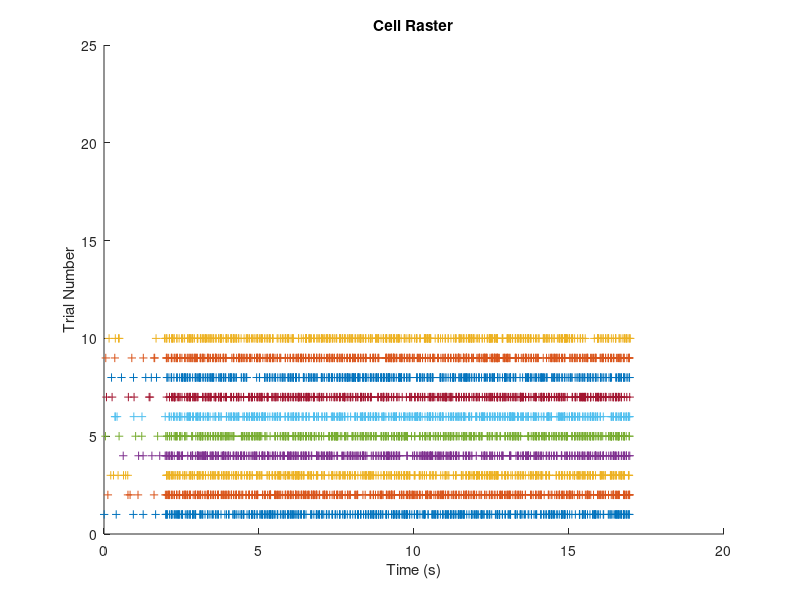
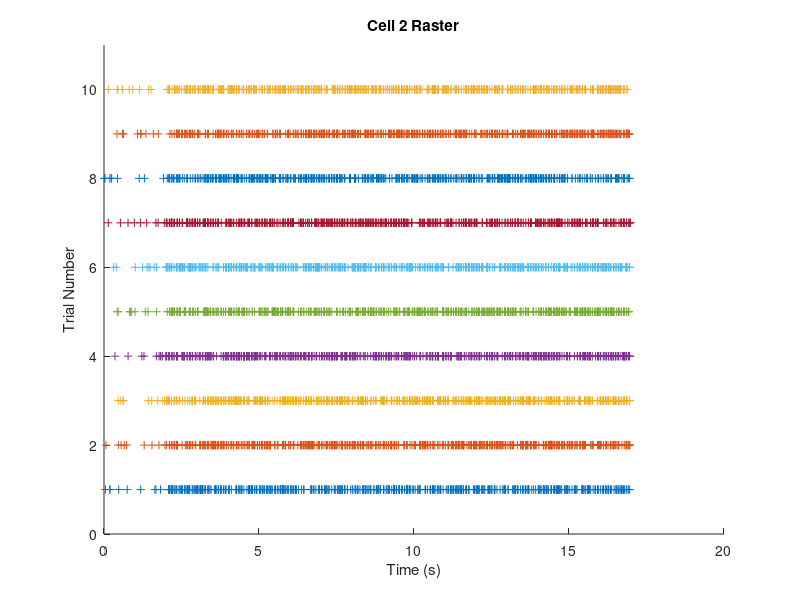
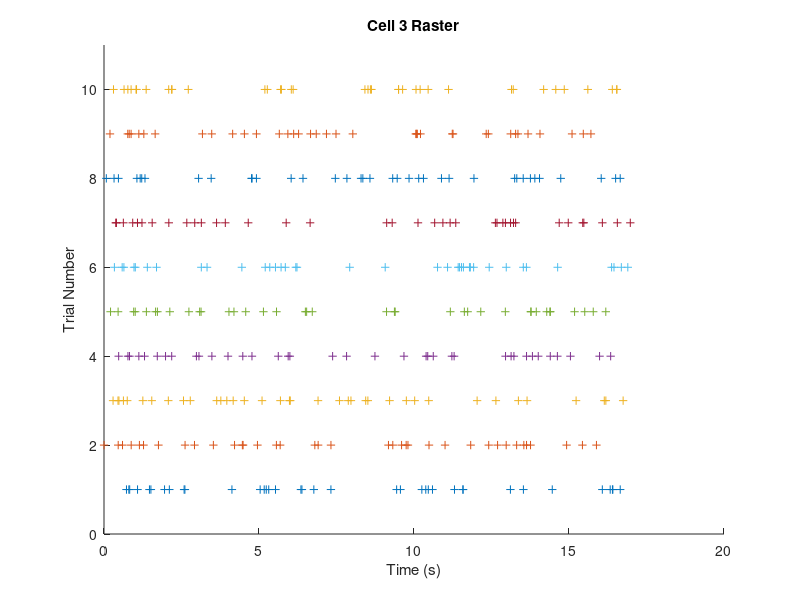
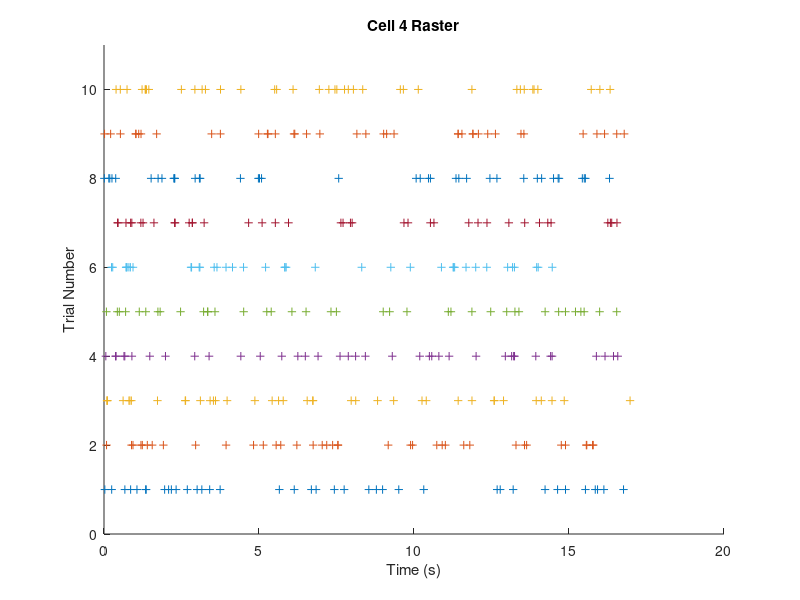

These figures' MATLAB source, in order: (Note: this script raises an error after producing the figures.)
%% Walt Tatera 

load('data1.mat');

%% Problem 1
%Cell 1 Raster
figure(1);
hold on;
for i = 1:numel(cell_1(:,1))
    plot(cell_1(i, :), ones(1, numel(cell_1(1, :))) * i, "+");
end
ylim([0 25]);
title('Cell Raster');
ylabel('Trial Number');
xlabel('Time (s)');

%Cell 2 Raster
figure(2);
hold on;
for i = 1:numel(cell_2(:,1))
    plot(cell_2(i, :), ones(1, numel(cell_2(1, :))) * i, "+");
end
ylim([0 11]);
title('Cell 2 Raster');
ylabel('Trial Number');
xlabel('Time (s)');

%Cell 3 Raster
figure(3);
hold on;
for i = 1:numel(cell_3(:,1))
    plot(cell_3(i, :), ones(1, numel(cell_3(1, :))) * i, "+");
end
ylim([0 11]);
title('Cell 3 Raster');
ylabel('Trial Number');
xlabel('Time (s)');

%Cell 4 Raster
figure(4);
hold on;
for i = 1:numel(cell_4(:,1))
    plot(cell_4(i, :), ones(1, numel(cell_4(1, :))) * i, "+");
end
ylim([0 11]);
title('Cell 4 Raster');
ylabel('Trial Number');
xlabel('Time (s)');

%% Problem 2

cell1_less2 = find(cell_1(1,:) < 2);
cell1_avgLess = mean(cell_1(cell1_less2(1), cell1_less2(end)));
cell1_greater2 = find(cell_1(1,:) > 2);
cell1_avgGreater = mean(cell_1(cell1_greater2(1), cell1_greater2(end)));

cell2_less2 = find(cell_2(1,:) < 2);
cell2_avgLess = mean(cell_2(cell2_less2(1), cell2_less2(end)));
cell2_greater2 = find(cell_2(1,:) > 2);
cell2_avgGreater = mean(cell_2(cell2_greater2(1), cell2_greater2(end)));

cell3_less2 = find(cell_3(1,:) < 2);
cell3_avgLess = mean(cell_3(cell3_less2(1), cell3_less2(end)));
cell3_greater2 = find(cell_3(1,:) > 2);
cell3_avgGreater = mean(cell_3(cell3_greater2(1), cell3_greater2(end)));

cell4_less2 = find(cell_4(1,:) < 2);
cell4_avgLess = mean(cell_4(cell4_less2(1), cell4_less2(end)));
cell4_greater2 = find(cell_4(1,:) > 2);
cell4_avgGreater = mean(cell_4(cell4_greater2(1), cell4_greater2(end)));

prob2 = [cell1_avgLess, cell1_avgGreater;...
    cell2_avgLess, cell2_avgGreater;...
    cell3_avgLess, cell3_avgGreater;...
    cell4_avgLess, cell4_avgGreater;]

%% Problem 3

figure(5)
histogram(diff(cell_1, 1, 2), 2500)
title('Cell 1 Interspike Histogram')
xlabel('Difference between sequential spikes (s)')
ylabel('Frequency')
figure(6)
histogram(diff(cell_3, 1, 2), 2500)
title('Cell 3 Interspike Histogram')
xlabel('Difference between sequential spikes (s)')
ylabel('Frequency')

%% Problem 4
% Peri Graph Cell 2(200 ms)
peri_cell_2_1 = [];
for i = 1:85
    foundIndx = find(cell_2 >= (0.2 * (i - 1)) & cell_2 < (0.2 * i));
    peri_cell_2_1 = [peri_cell_2_1, length(foundIndx)];
end
p = (1/.2)*(1/10);
peri_cell_2_1 * p;
figure(7)
bar(peri_cell_2_1)
title('Cell 2 PSTH (200ms)')

% Peri Graph Cell 2(50 ms)
peri_cell_2_2 = [];
for i = 1:340
    foundIndx = find(cell_2 >= (0.05 * (i - 1)) & cell_2 < (0.05 * i));
    peri_cell_2_2 = [peri_cell_2_2, length(foundIndx)];
end
p = (1/.05)*(1/10);
peri_cell_2_2 * p;
figure(8)
bar(peri_cell_2_2)
title('Cell 2 PSTH (50ms)')

% Peri Graph Cell 4(200 ms)
peri_cell_4_1 = [];
for i = 1:85
    foundIndx = find(cell_4 >= (0.2 * (i - 1)) & cell_4 < (0.2 * i));
    peri_cell_4_1 = [peri_cell_4_1, length(foundIndx)];
end
p = (1/.2)*(1/10);
peri_cell_4_1 * p;
figure(9)
bar(peri_cell_4_1)
title('Cell 4 PSTH (200ms)')

% Peri Graph Cell 4(50 ms)
peri_cell_4_2 = [];
for i = 1:340
    foundIndx = find(cell_4 >= (0.05 * (i - 1)) & cell_4 < (0.05 * i));
    peri_cell_4_2 = [peri_cell_4_2, length(foundIndx)];
end
p = (1/.05)*(1/10);
peri_cell_4_2 * p;
figure(10)
bar(peri_cell_4_2)
title('Cell 4 PSTH (50ms)')

%% Problem 5
% Cell 1 AutoCorrelation 50 ms
bin50hist = [];
for i = 1:10
    [binC50 edge] = histcounts(cell_1(i,:), 340);
    bin50hist = [bin50hist binC50];
end
figure(11)
bar(xcov(bin50hist, 'coeff'));
title('Autocorrelation 50ms Cell 1');

% Cell 1 AutoCorrelation 200 ms
bin200hist = [];
for i = 1:10
    [binC200 edge] = histcounts(cell_1(i,:), 85);
    bin200hist = [bin200hist binC200];
end
figure(12)
bar(xcov(bin200hist, 'coeff'));
title('Autocorrelation 200ms Cell 1');

% Cell 1 AutoCorrelation 50 ms
bin50hist = [];
for i = 1:10
    [binC50 edge] = histcounts(cell_3(i,:), 340);
    bin50hist = [bin50hist binC50];
end
figure(13)
bar(xcov(bin50hist, 'coeff'));
title('Autocorrelation 50ms Cell 3');

% Cell 1 AutoCorrelation 200 ms
bin200hist = [];
for i = 1:10
    [binC200 edge] = histcounts(cell_3(i,:), 85);
    bin200hist = [bin200hist binC200];
end
figure(14)
bar(xcov(bin200hist, 'coeff'));
title('Autocorrelation 200ms Cell 3');

%% Problem 6
% Cell 1 & 3 Cross Correlation 50 ms
bin50hist1 = [];
bin50hist2 = [];
for i = 1:10
    [binC501 edge] = histcounts(cell_1(i,:), 340);
    [binC502 edge] = histcounts(cell_3(i,:), 340);
    bin50hist1 = [bin50hist1 binC501];
    bin50hist2 = [bin50hist2 binC502];
end
figure(15)
bar(xcov(bin50hist1, bin50hist2, 'coeff'));
title('crosscorrelation 50ms Cell 1 & 3');

%% Problem 7
% Cell 1 & 2 cross correlation
bin50hist1 = [];
bin50hist2 = [];
for i = 1:10
    [binC501 edge] = histcounts(cell_1(i,:), 340);
    [binC502 edge] = histcounts(cell_2(i,:), 340);
    bin50hist1 = [bin50hist1 binC501];
    bin50hist2 = [bin50hist2 binC502];
end
figure(16)
bar(xcov(bin50hist1, bin50hist2, 'coeff'));
title('crosscorrelation 50ms Cell 1 & 2');

% Cell 3 & 4 cross correlation
bin50hist1 = [];
bin50hist2 = [];
for i = 1:10
    [binC501 edge] = histcounts(cell_3(i,:), 340);
    [binC502 edge] = histcounts(cell_4(i,:), 340);
    bin50hist1 = [bin50hist1 binC501];
    bin50hist2 = [bin50hist2 binC502];
end
figure(17)
bar(xcov(bin50hist1, bin50hist2, 'coeff'));
title('crosscorrelation 50ms Cell 3 & 4');

%% Problem 8
% Cell 1 Raster
figure(18);
hold on;
for i = 1:numel(cell_toss(:,1))
    plot(cell_toss(i, :), ones(1, numel(cell_toss(1, :))) * i, "+");
end
ylim([0 11]);
title('Cell Toss Raster');
ylabel('Trial Number');
xlabel('Time (s)');

% Cell toss interspike histogram
figure(19)
histogram(diff(cell_toss, 1, 2), 2500)
title('Cell Toss Interspike Histogram')
xlabel('Difference between sequential spikes (s)')
ylabel('Frequency')

% Peri Graph Cell Toss(50 ms)
peri_cell_toss = [];
for i = 1:340
    foundIndx = find(cell_toss >= (0.05 * (i - 1)) & cell_toss < (0.05 * i));
    peri_cell_toss = [peri_cell_toss, length(foundIndx)];
end
p = (1/.05)*(1/10);
peri_cell_toss * p;
figure(20)
bar(peri_cell_toss)
title('Cell Toss PSTH (50ms)')

% Cell Toss AutoCorrelation 50 ms
bin50hist = [];
for i = 1:10
    [binC50 edge] = histcounts(cell_toss(i,:), 340);
    bin50hist = [bin50hist binC50];
end
figure(21)
bar(xcov(bin50hist, 'coeff'));
title('Autocorrelation 50ms Cell toss');

% Cell 3 & toss cross correlation
bin50hist1 = [];
bin50hist2 = [];
for i = 1:10
    [binC501 edge] = histcounts(cell_3(i,:), 340);
    [binC502 edge] = histcounts(cell_toss(i,:), 340);
    bin50hist1 = [bin50hist1 binC501];
    bin50hist2 = [bin50hist2 binC502];
end
figure(22)
bar(xcov(bin50hist1, bin50hist2, 'coeff'));
title('crosscorrelation 50ms Cell 3 & toss');

% Cell 1 & toss cross correlation
bin50hist1 = [];
bin50hist2 = [];
for i = 1:10
    [binC501 edge] = histcounts(cell_1(i,:), 340);
    [binC502 edge] = histcounts(cell_toss(i,:), 340);
    bin50hist1 = [bin50hist1 binC501];
    bin50hist2 = [bin50hist2 binC502];
end
figure(23)
bar(xcov(bin50hist1, bin50hist2, 'coeff'));
title('crosscorrelation 50ms Cell 1 & toss');

% Cell 2 & toss cross correlation
bin50hist1 = [];
bin50hist2 = [];
for i = 1:10
    [binC501 edge] = histcounts(cell_2(i,:), 340);
    [binC502 edge] = histcounts(cell_toss(i,:), 340);
    bin50hist1 = [bin50hist1 binC501];
    bin50hist2 = [bin50hist2 binC502];
end
figure(24)
bar(xcov(bin50hist1, bin50hist2, 'coeff'));
title('crosscorrelation 50ms Cell 2 & toss');

% Cell 4 & toss cross correlation
bin50hist1 = [];
bin50hist2 = [];
for i = 1:10
    [binC501 edge] = histcounts(cell_4(i,:), 340);
    [binC502 edge] = histcounts(cell_toss(i,:), 340);
    bin50hist1 = [bin50hist1 binC501];
    bin50hist2 = [bin50hist2 binC502];
end
figure(25)
bar(xcov(bin50hist1, bin50hist2, 'coeff'));
title('crosscorrelation 50ms Cell 4 & toss');
